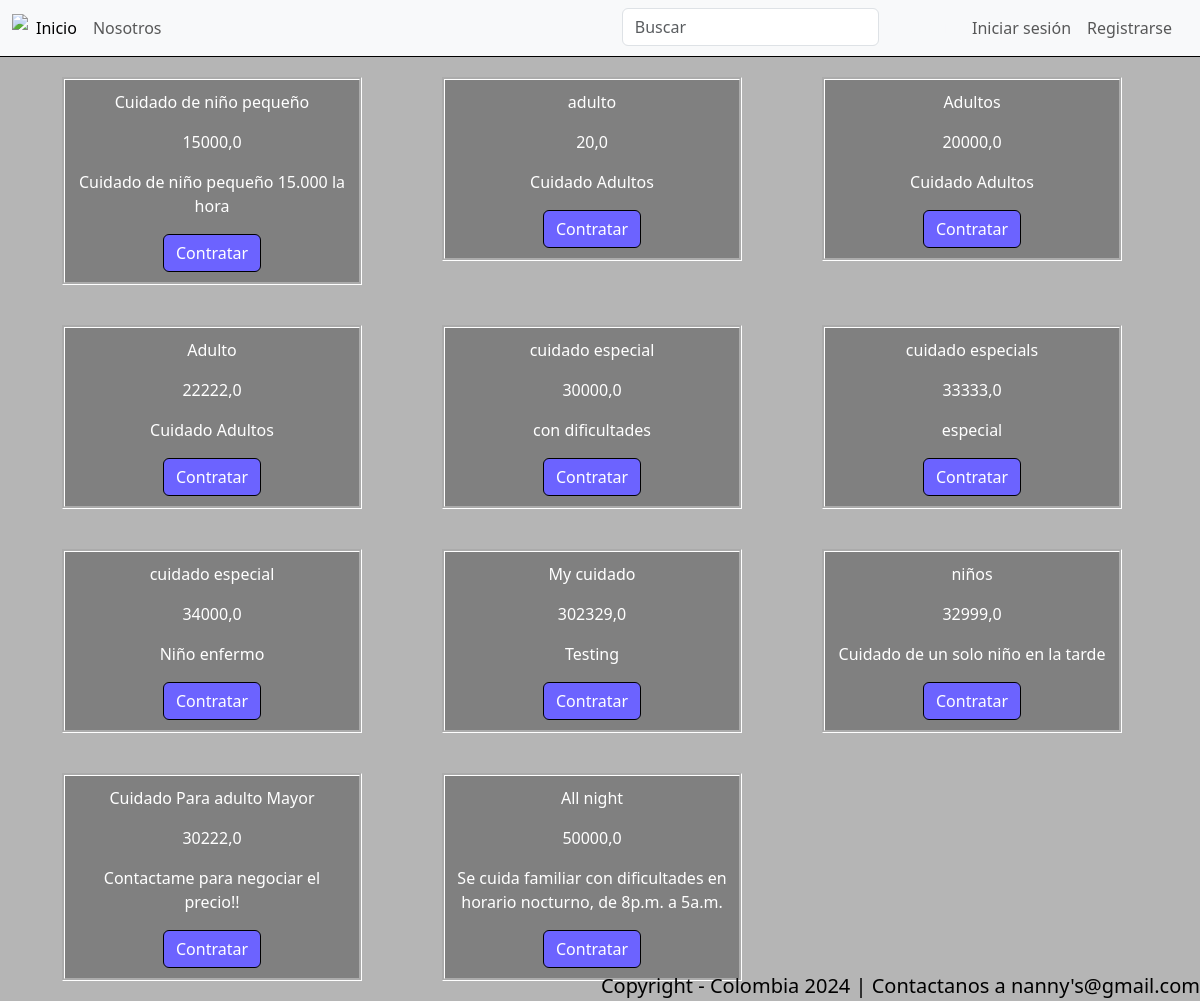
/allCare/, run on the app's committed database.
### tienda/models.py (models this page shows)
class Servicio(models.Model):
    tipos = (
		(1, 'MenorEdad'),
		(2, 'TerceraEdad'),
        (3, 'CuidadoEspecial'),
	)
    nombre = models.CharField(max_length=30)
    tipo = models.IntegerField(choices=tipos, default=1)
    precio = models.FloatField(max_length=30)
    descripcion = models.CharField(max_length=200)
    propietario = models.CharField(max_length=200)

### tienda/views.py (the view)
# urls.py: path('allCare/', views.allCare, name='allCare'),
def allCare(request):
    allCare = Servicio.objects.all
    return render(request, "tienda/servicios/specialCare.html", {
        'servicios': allCare
    })

### tienda/templates/tienda/servicios/specialCare.html (shortened to what this page needs)
{% extends 'tienda/base.html' %}
{% load static %}
{% block contenedor %}
    <div class="container">
        <div class="row">
    {% for servicio in servicios %}
        <div class="col-sm-4">
            <div   class="item" style="text-align:center; background-color:grey;border-color:white;border-style:groove;margin:20px;color:white;padding:10px; width:300px">
                    <p>{{ servicio.nombre }}</p>
                    <p>{{ servicio.precio }}</p>
                    <p>{{ servicio.descripcion }}</p>
                    <a class="btn" type="button" style="background-color:#6c63ff;color:white;border-color:black" href={% url 'tienda:contratar' id=servicio.id %}> Contratar </a>
            </div>
        </div>
    {% endfor %}
    </div>
{% endblock %}

### tienda/templates/tienda/base.html (shortened to what this page needs)
{% load static %}
<!doctype html>
<html lang="en">
<head>
    <link rel="stylesheet" href="{% static 'tienda/css/styles.css' %}" />
    <link rel="stylesheet" href="{% static 'tienda/css/bootstrap.min.css' %}" />
    <link rel="stylesheet" href="{% static 'tienda/icons-main/font/bootstrap-icons.min.css' %}" />
</head>
<body style="background-color:#B5B5B5">
  <nav class="navbar navbar-expand-sm navbar bg-light" style="padding-right:0.5rem;border-bottom: 1px solid black;">
    <span class="container-fluid">
        <ul class="navbar-nav me-auto mb-2 mb-lg-0">
            <li class="nav-item">
                <img src="{% static 'tienda/img/logo.png' %}" style="width:40px">
            </li>
            <li class="nav-item">
                <a class="nav-link active" aria-current="page" href="{% url 'tienda:inicio' %}">Inicio</a>
            </li>
            {% if request.session.logueo.nombre_rol != "Administrador" %}
            <li class="nav-item">
                <a class="nav-link" href="{% url 'tienda:nosotros' %}">Nosotros</a>
            </li>
            {% endif %}
        </ul>
        <ul class="navbar-nav ml-auto">
            <li class="nav-item">
                <form class="d-flex" role="search">
                    <input class="form-control me-2" type="search" placeholder="Buscar" aria-label="Buscar">
                    <button class="btn btn-outline-light"  type="submit">Buscar</button>
                </form>
            </li>
            {% if request.session.logueo.nombre_rol == None %}
            <li class="nav-item">
                <a class="nav-link" href="{% url 'tienda:login' %}">Iniciar sesión</a>
            </li>
            <li class="nav-item">
                <a class="nav-link" href="{% url 'tienda:signUp' %}">Registrarse</a>
            </li>
            {% endif %}
        </ul>
    </span>
</nav>
    {% block contenedor %}{% endblock %}
    <footer class="fixed-bottom">
        <div class="row">
        <div class="text-lg-end" style="color:black;font-size:20px">Copyright - Colombia 2024 |      Contactanos a nanny's@gmail.com
        </div>
    </footer>
</body>
</html>

### tienda/static/tienda/css/styles.css (style rules this page uses)
nav { background-color: transparent !important; }

### data on the page
Servicio: nombre "Cuidado de niño pequeño", precio "15000,0", descripcion "Cuidado de niño pequeño 15.000 la hora"
Servicio: nombre "adulto", precio "20,0", descripcion "Cuidado Adultos"
Servicio: nombre "Adultos", precio "20000,0", descripcion "Cuidado Adultos"
Servicio: nombre "Adulto", precio "22222,0", descripcion "Cuidado Adultos"
Servicio: nombre "cuidado especial", precio "30000,0", descripcion "con dificultades"
Servicio: nombre "cuidado especials", precio "33333,0", descripcion "especial"
Servicio: nombre "cuidado especial", precio "34000,0", descripcion "Niño enfermo"
Servicio: nombre "My cuidado", precio "302329,0", descripcion "Testing"
Servicio: nombre "niños", precio "32999,0", descripcion "Cuidado de un solo niño en la tarde"
Servicio: nombre "Cuidado Para adulto Mayor", precio "30222,0", descripcion "Contactame para negociar el precio!!"
Servicio: nombre "All night", precio "50000,0", descripcion "Se cuida familiar con dificultades en horario nocturno, de 8p.m. a 5a.m."
